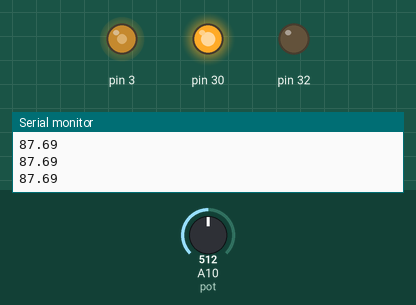
Simulated run of this sketch. Board: Arduino Mega 2560, built with avr-gcc and run on an emulated ATmega2560. Shown: output pins drawn as LEDs (lit = HIGH), the last lines printed to the serial monitor. The test bench sets the inputs (shaded band); at power-on: A10 (pot) = 512.

Above: at 1.2 s.
1.3 s: A10 (pot) set to 716
At 2.5 s:
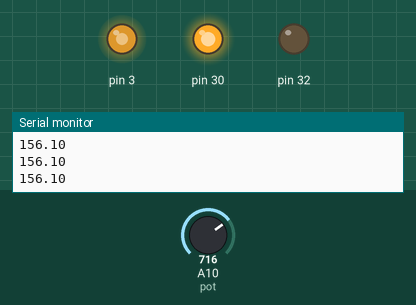
2.8 s: A10 (pot) set to 900
At 3.7 s:
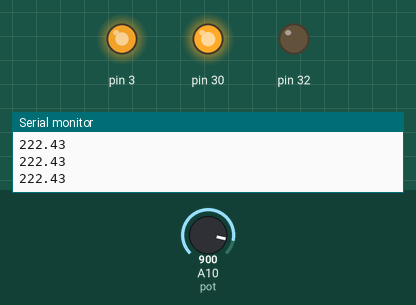
4.3 s: A10 (pot) set to 245
At 4.7 s:
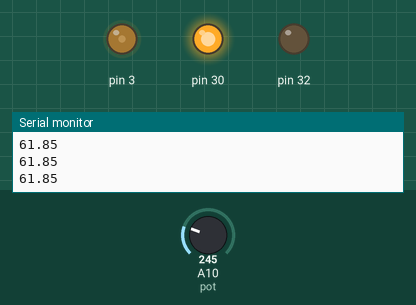
5.8 s: A10 (pot) set to 0
At 7.0 s:
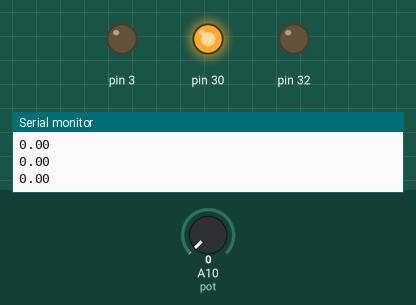
7.3 s: A10 (pot) set to 511
At 8.4 s:
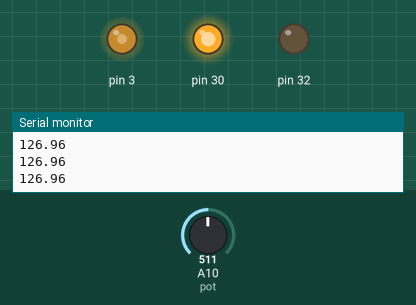
Timing chart, 0 to 9.8 s (numbered marks = the images above; inputs shaded):
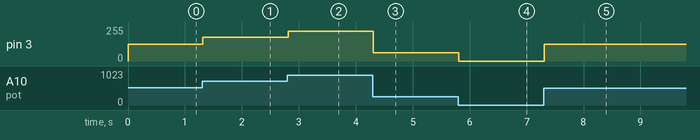

Measured:
- after the input at 1.3 s, pin 3: 127/255 → 178/255 at once
- after the input at 2.8 s, pin 3: 178/255 → 224/255 at once
- after the input at 4.3 s, pin 3: 224/255 → 61/255 at once
- after the input at 5.8 s, pin 3: 61/255 → 0/255 at once
- after the input at 7.3 s, pin 3: 0/255 → 127/255 at once

The sketch:

ProjetoOndas_motor.ino
```cpp
#define MIN 0
#define MAX 255

int pot = A10;
long int t;

void setup() {
  // put your setup code here, to run once:
  Serial.begin(9600);
  pinMode(30,OUTPUT);
  pinMode(32,OUTPUT);
  pinMode(3,OUTPUT);
  pinMode(pot, INPUT);
  digitalWrite(30,HIGH);
  digitalWrite(32,LOW);
  int valA = analogRead(pot);
  int valM = map(valA,0,1023,MIN,MAX);
  analogWrite(3,valM);
}

void loop() {
  // put your main code here, to run repeatedly:
  t = millis();
  int valA = analogRead(pot);
  int valM = map(valA,0,1023,MIN,MAX);
  //Serial.println(t);
  Serial.println(valM*(1-exp(-t/1000)*sin(t/1000)));
  analogWrite(3,valM);
}
```
